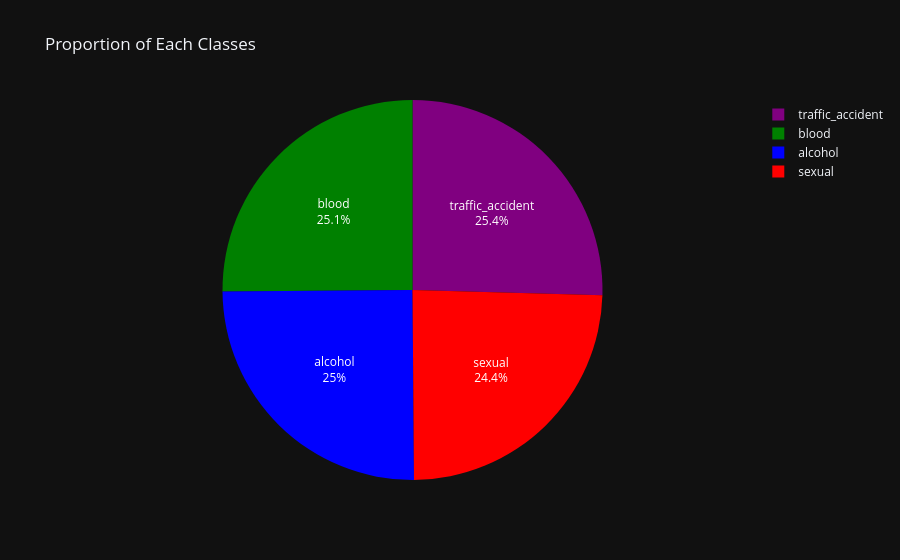

Write notebook code for a chart like this one.
### Code cell
fig = go.Figure(data=[go.Pie(
    labels=class_names,
    values=train_counts,
    textinfo='percent+label',
    marker=dict(colors=['blue', 'green', 'red', 'purple']),
)])

fig.update_layout(
    title="Proportion of Each Classes",
    template="plotly_dark",
)

fig.show()

### Figure 1 — Plotly figure (JSON) as saved in the notebook; plotly's stock layout.template omitted (floating-point values rounded to 4 significant figures)
{"data": [{"labels": ["alcohol", "blood", "sexual", "traffic_accident"], "marker": {"colors": ["blue", "green", "red", "purple"]}, "textinfo": "percent+label", "values": [400, 402, 391, 407], "type": "pie"}], "layout": {"title": {"text": "Proportion of Each Classes"}}}
